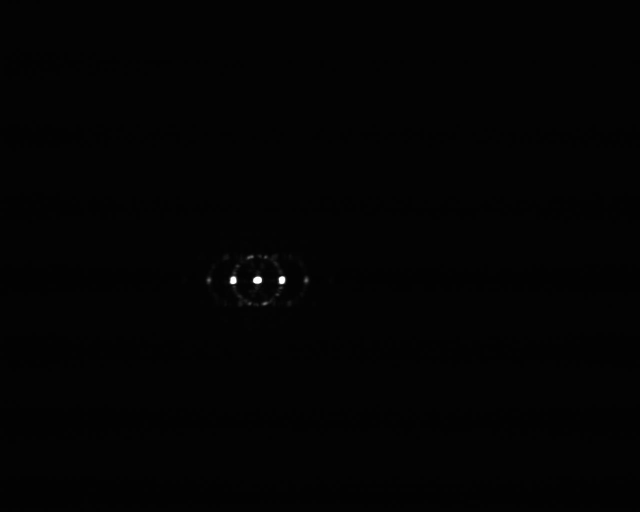
#> input picture exp6/fig/FF_1.5446MHz.jpg, 1280 x 1024 px (shown at 1/2 size); its folder holds only this picture in this run
$ python fourier.py
#> lines starting #> are read from the running program, lines starting #| are printed output that depends on the picture

import numpy as np
import scipy
import matplotlib.pyplot as plt
import pandas as pd
from scipy.stats import linregress
from scipy.optimize import curve_fit as cfit


# [56 lines left out: functions one4all, Rsqrue, Reg_print, not called in this run]


# [17 lines of commented-out code are left out]
import cv2
import numpy as np
from matplotlib import pyplot as plt
import os

from skimage.io import imread, imshow
from skimage.color import rgb2hsv, rgb2gray, rgb2yuv
from skimage import color, exposure, transform
from skimage.exposure import equalize_hist


# [43 lines left out: functions fft, ifft, fourier_transform_image, not called in this run]


def ifourier_transform_image(image_location):
#> called with image_location = 'fig/FF_1.5446MHz.jpg'
    print("check if got here")
    im= imread(image_location)[:,:,:3]
#> im is the input picture: shape (1024, 1280, 3); min 0, max 255, mean 3
    im = im[:1024, :1024]
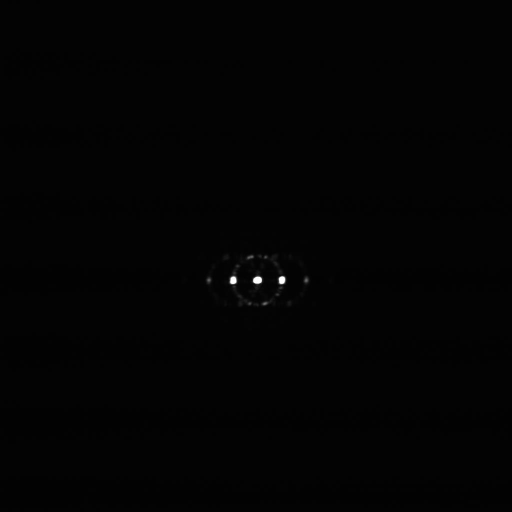
#> im: shape (1024, 1024, 3) (shown at 1/2 size); min 0, max 255, mean 3.1
    im= rgb2gray(im)
#> im: shape (1024, 1024) float64
    plt.figure(dpi=300)

    im_fourier = np.fft.ifftshift(np.fft.ifft2(im))

    im_fourier = (100*np.log(abs(im_fourier)**0.001))
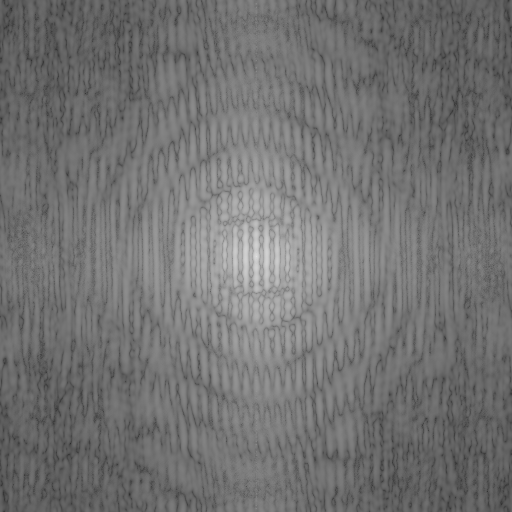
#> im_fourier: shape (1024, 1024) float64 (shown at 1/2 size); min -2.12, max -0.442, mean -1.37; drawn with min black and max white


    plt.subplot(121), plt.imshow(im, cmap="gray")
    plt.title('Input Image:' + image_location), plt.xticks([]), plt.yticks([])
    plt.subplot(122),plt.imshow(im_fourier, cmap = 'gray')
    plt.title('Inverse fourier transform image '), plt.xticks([]), plt.yticks([])
    plt.show()
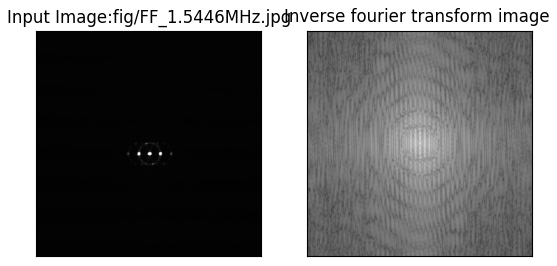
#> figure drawn by matplotlib, 2 panels

files = os.listdir("fig")
for file in files:
    if (file.find("NF") != -1):
        path_name = str("fig/" + file)
        fourier_transform_image(path_name)


    if (file.find("FF") != -1):
        path_name = str("fig/" + file)
        ifourier_transform_image(path_name)
